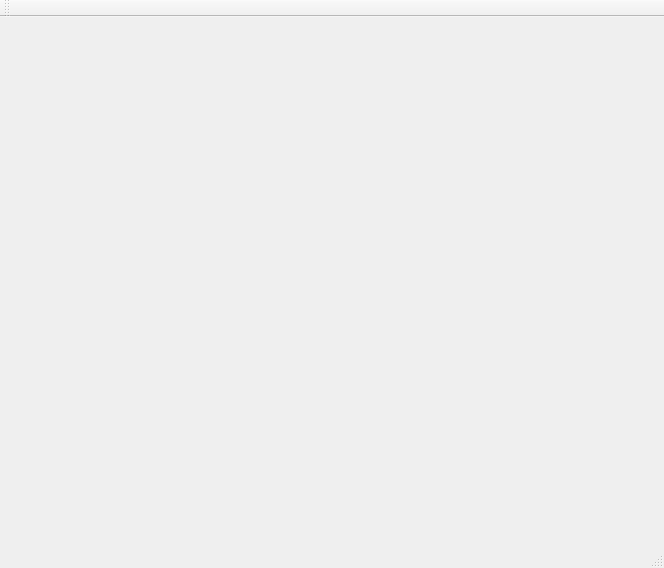
<?xml version="1.0" encoding="UTF-8"?>
<ui version="4.0">
 <class>MainWindow</class>
 <widget class="QMainWindow" name="MainWindow">
  <property name="geometry">
   <rect>
    <x>0</x>
    <y>0</y>
    <width>664</width>
    <height>568</height>
   </rect>
  </property>
  <property name="windowTitle">
   <string>MainWindow</string>
  </property>
  <widget class="QWidget" name="centralWidget">
   <layout class="QGridLayout" name="gridLayout">
    <item row="0" column="0">
     <widget class="QLabel" name="label">
      <property name="text">
       <string/>
      </property>
     </widget>
    </item>
   </layout>
  </widget>
  <widget class="QMenuBar" name="menuBar">
   <property name="geometry">
    <rect>
     <x>0</x>
     <y>0</y>
     <width>664</width>
     <height>22</height>
    </rect>
   </property>
  </widget>
  <widget class="QToolBar" name="mainToolBar">
   <attribute name="toolBarArea">
    <enum>TopToolBarArea</enum>
   </attribute>
   <attribute name="toolBarBreak">
    <bool>false</bool>
   </attribute>
  </widget>
  <widget class="QStatusBar" name="statusBar"/>
 </widget>
 <layoutdefault spacing="6" margin="11"/>
 <resources/>
 <connections/>
</ui>
